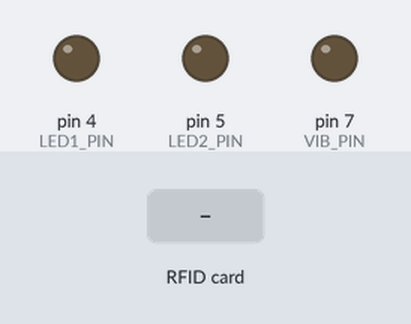
The sketch below on a simulated Arduino Uno, built with avr-gcc and run on an emulated ATmega328P. On the bench: output pins drawn as LEDs (lit = HIGH). The inputs (shaded band) are chosen by the test bench. Pins used as bus, display or sensor lines are not drawn; what the sketch prints to the serial monitor is not drawn.

Above: at 1.2 s.
1.3 s: RFID card 33 0E DE 0B held to the reader
At 2.0 s:
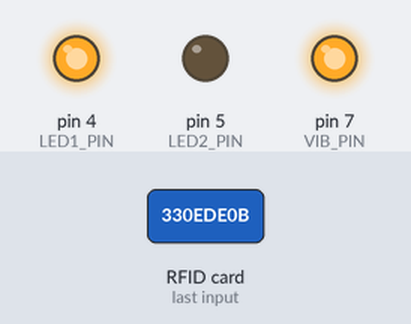
4.3 s: RFID card 86 8E 5A 30 held to the reader
At 5.5 s:
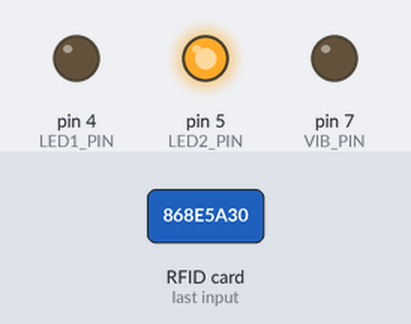
7.3 s: RFID card 5E 7A 19 C4 held to the reader
At 7.42 s:
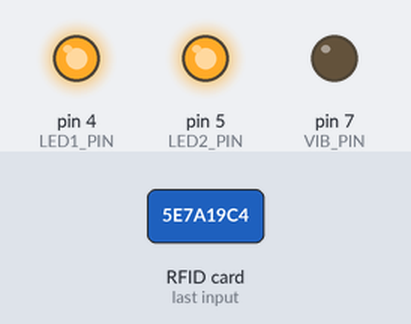
Timing chart, 0 to 10.3 s (numbered marks = the images above; inputs shaded):
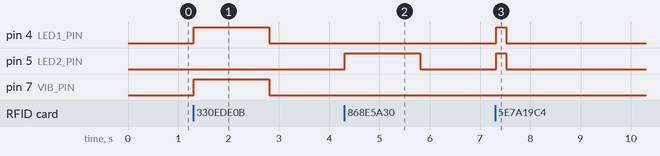

Measured:
- after the input at 1.3 s, pin 4 (LED1_PIN), pin 7 (VIB_PIN): LOW → HIGH at once, → LOW 1.5 s later
- after the input at 4.3 s, pin 5 (LED2_PIN): LOW → HIGH at once, → LOW 1.5 s later
- after the input at 7.3 s, pin 4 (LED1_PIN), pin 5 (LED2_PIN): LOW → HIGH at once, → LOW 0.20 s later

The sketch:

RFID-LED-Vibration-two-outputs.ino
```cpp
#include <SPI.h>
#include <MFRC522.h>

#define SS_PIN 10
#define RST_PIN 9

MFRC522 mfrc522(SS_PIN, RST_PIN);

// Outputs
const int LED1_PIN = 4;   // Tag 1 LED
const int LED2_PIN = 5;   // Tag 2 LED
const int VIB_PIN  = 7;   // Vibration motor driver/module input

// UIDs (yours)
byte TAG1_UID[] = {0x33, 0x0E, 0xDE, 0x0B}; // keyfob
byte TAG2_UID[] = {0x86, 0x8E, 0x5A, 0x30}; // white card
const byte UID_LEN = 4;

// Timing
const unsigned long ON_TIME   = 1500; // how long outputs stay on after a valid scan
const unsigned long COOLDOWN  = 1200; // prevents repeated triggers while holding tag

unsigned long lastTriggerAt = 0;

void allOff() {
  digitalWrite(LED1_PIN, LOW);
  digitalWrite(LED2_PIN, LOW);
  digitalWrite(VIB_PIN, LOW);
}

bool uidEquals(const byte *a, const byte *b, byte len) {
  for (byte i = 0; i < len; i++) {
    if (a[i] != b[i]) return false;
  }
  return true;
}

void printUID() {
  Serial.print("UID:");
  for (byte i = 0; i < mfrc522.uid.size; i++) {
    Serial.print(mfrc522.uid.uidByte[i] < 0x10 ? " 0" : " ");
    Serial.print(mfrc522.uid.uidByte[i], HEX);
  }
  Serial.println();
}

void triggerTag1() { // LED1 + vibration
  allOff();
  digitalWrite(LED1_PIN, HIGH);
  digitalWrite(VIB_PIN, HIGH);
  delay(ON_TIME);
  allOff();
}

void triggerTag2() { // LED2 only
  allOff();
  digitalWrite(LED2_PIN, HIGH);
  delay(ON_TIME);
  allOff();
}

void unknownFeedback() { // quick blink both LEDs
  allOff();
  digitalWrite(LED1_PIN, HIGH);
  digitalWrite(LED2_PIN, HIGH);
  delay(200);
  allOff();
}

void setup() {
  Serial.begin(9600);
  SPI.begin();
  mfrc522.PCD_Init();

  pinMode(LED1_PIN, OUTPUT);
  pinMode(LED2_PIN, OUTPUT);
  pinMode(VIB_PIN, OUTPUT);

  allOff();
  Serial.println("Ready. Tap keyfob or card...");
}

void loop() {
  if (!mfrc522.PICC_IsNewCardPresent()) return;
  if (!mfrc522.PICC_ReadCardSerial()) return;

  printUID();

  // cooldown to avoid rapid retrigger when tag stays on reader
  if (millis() - lastTriggerAt < COOLDOWN) {
    mfrc522.PICC_HaltA();
    mfrc522.PCD_StopCrypto1();
    return;
  }

  byte *scanned = mfrc522.uid.uidByte;

  if (mfrc522.uid.size >= UID_LEN && uidEquals(scanned, TAG1_UID, UID_LEN)) {
    Serial.println("Keyfob → LED1 + VIB ✅");
    lastTriggerAt = millis();
    triggerTag1();
  } else if (mfrc522.uid.size >= UID_LEN && uidEquals(scanned, TAG2_UID, UID_LEN)) {
    Serial.println("Card → LED2 ✅");
    lastTriggerAt = millis();
    triggerTag2();
  } else {
    Serial.println("Unknown tag ⛔");
    lastTriggerAt = millis();
    unknownFeedback();
  }

  mfrc522.PICC_HaltA();
  mfrc522.PCD_StopCrypto1();
}
```
